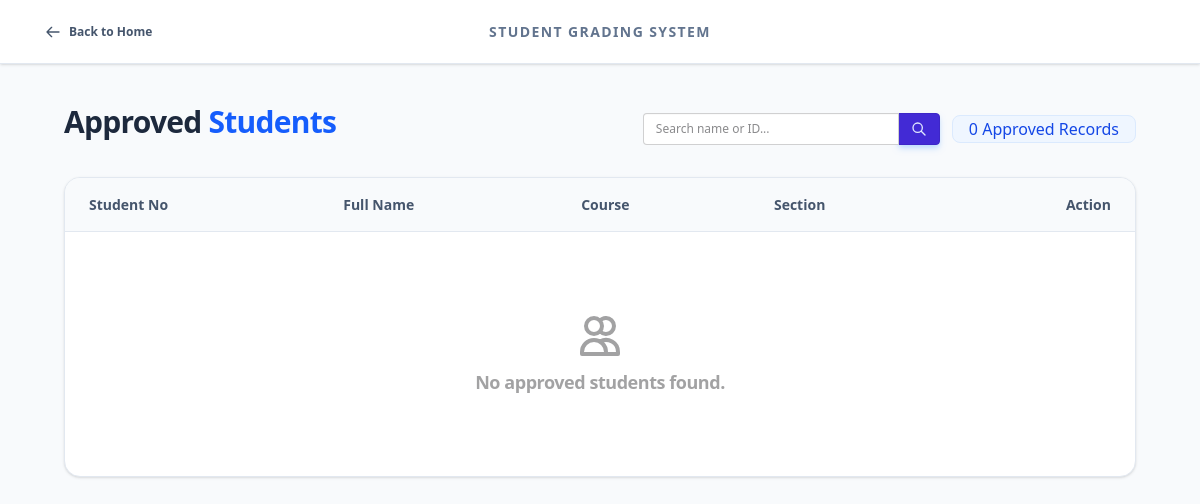
The page /public/registrar/search_students.php on the database as committed earlier.
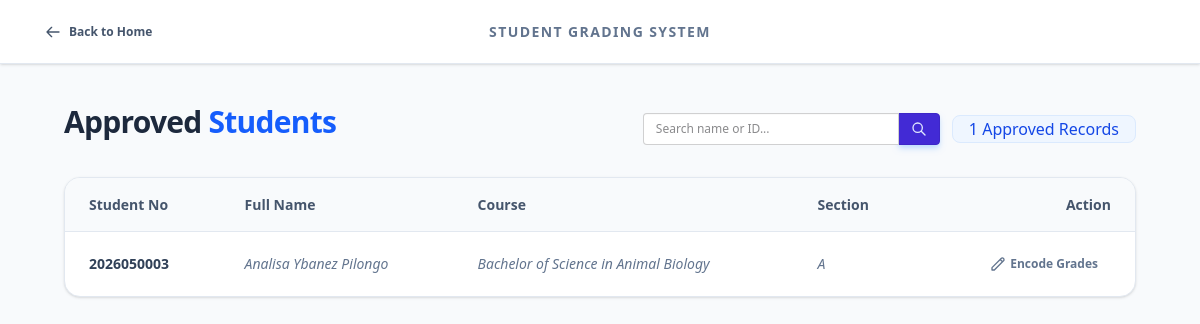
The same page on the database as committed later.
### tables this page shows
CREATE TABLE `enrollment` (
  `id` int(11) NOT NULL,
  `student_id` int(11) NOT NULL,
  `curriculum_id` int(11) NOT NULL,
  `section_id` int(11) NOT NULL,
  `year_level` varchar(20) NOT NULL,
  `semester` varchar(20) NOT NULL,
  `enrollment_status` enum('Pending','Approved','Rejected') DEFAULT 'Pending',
  `created_at` timestamp NOT NULL DEFAULT current_timestamp()
);

CREATE TABLE `students` (
  `id` int(11) NOT NULL,
  `user_id` int(11) NOT NULL,
  `student_no` varchar(50) DEFAULT NULL,
  `first_name` varchar(100) NOT NULL,
  `middle_name` varchar(100) DEFAULT NULL,
  `last_name` varchar(100) NOT NULL,
  `gender` enum('Male','Female','Other') DEFAULT NULL,
  `birthdate` date DEFAULT NULL,
  `contact_no` varchar(20) DEFAULT NULL,
  `address` text DEFAULT NULL,
  `department_id` int(11) DEFAULT NULL,
  `course_id` int(11) DEFAULT NULL,
  `current_year_level` enum('1st Year','2nd Year','3rd Year','4th Year') DEFAULT '1st Year',
  `current_semester` enum('1st Semester','2nd Semester','Summer') DEFAULT '1st Semester',
  `student_status` enum('Regular','Irregular','Graduated','Dropped','Transferred') DEFAULT 'Regular',
  `enrollment_status` enum('Pending','Approved','Rejected','Not Enrolled') DEFAULT 'Pending',
  `created_at` timestamp NOT NULL DEFAULT current_timestamp()
);

CREATE TABLE `courses` (
  `id` int(11) NOT NULL,
  `department_id` int(11) NOT NULL,
  `course_name` varchar(255) NOT NULL,
  `course_code` varchar(50) DEFAULT NULL,
  `created_at` timestamp NOT NULL DEFAULT current_timestamp()
);

CREATE TABLE `sections` (
  `id` int(11) NOT NULL,
  `course_id` int(11) NOT NULL,
  `section_name` varchar(50) NOT NULL,
  `year_level` varchar(20) NOT NULL,
  `semester` varchar(20) NOT NULL,
  `created_at` timestamp NOT NULL DEFAULT current_timestamp()
);

### classes/registrar.php (called while the page is built, shortened)
<?php
class registrar extends Dbh
{
    public function searchApprovedStudents($search = '')
    {
        $conn = $this->connect();
        $sql = "SELECT
                enrollment.id AS enrollment_id,
                enrollment.student_id,
                enrollment.section_id,
                students.student_no,
                students.first_name,
                students.middle_name,
                students.last_name,
                sections.section_name,
                courses.course_name
            FROM enrollment
            INNER JOIN students
                ON enrollment.student_id = students.id
            INNER JOIN sections
                ON enrollment.section_id = sections.id
            INNER JOIN curriculum
                ON enrollment.curriculum_id = curriculum.id
            INNER JOIN courses
                ON curriculum.course_id = courses.id
            WHERE enrollment.enrollment_status = 'Approved'";
        $sql .= " ORDER BY enrollment.id DESC";
        $stmt = $conn->prepare($sql);
        $stmt->execute();
        $result = $stmt->get_result();
        return $result->num_rows > 0
            ? $result->fetch_all(MYSQLI_ASSOC)
            : [];
    }
}
?>

### public/registrar/search_students.php (the view, shortened to what the changed rows need)
<?php session_start();
include('header.php'); ?>
<?php
include('../../classes/registrar.php');
$data = new registrar();
$search = isset($_GET['search']) ? trim($_GET['search']) : '';
$students = $data->searchApprovedStudents($search);
?>
<div class="min-h-screen bg-slate-50">
    <div class="navbar bg-base-100 shadow-sm border-b border-slate-200 px-4 md:px-8 sticky top-0 z-30">
        <div class="flex-none hidden lg:block">
            <h1 class="text-sm font-semibold uppercase tracking-widest text-slate-500">Student Grading System</h1>
        </div>
    </div>
    <div class="max-w-6xl mx-auto p-6 md:p-10">
        <div class="flex flex-col md:flex-row items-baseline justify-between mb-8 gap-4">
            <div>
                <h2 class="text-3xl font-extrabold text-slate-800 tracking-tight">
                    Approved <span class="text-blue-600">Students</span>
                </h2>
            </div>
            <div class="flex flex-col sm:flex-row items-center gap-3 w-full md:w-auto">
                <form method="GET" class="join w-full sm:w-auto">
                    <input type="text" name="search" placeholder="Search name or ID..."
                        value="<?php echo htmlspecialchars($search); ?>"
                        class="input input-bordered input-sm join-item w-full sm:w-64 bg-white focus:bg-white focus:ring-2 focus:ring-blue-100" />
                    <button type="submit" class="btn btn-primary btn-sm join-item shadow-md shadow-blue-200">
                    </button>
                </form>
                <div
                    class="badge badge-lg bg-blue-50 text-blue-700 border-blue-100 font-medium px-4 py-3 whitespace-nowrap">
                    <?php echo count($students); ?> Approved Records
                </div>
            </div>
        </div>
        <div class="bg-white rounded-2xl border border-slate-200 shadow-sm overflow-hidden">
            <div class="overflow-x-auto">
                <table class="table w-full border-separate border-spacing-0">
                    <thead class="bg-slate-50">
                        <tr>
                            <th class="py-4 px-6 text-slate-600 font-bold border-b border-slate-200">Student No</th>
                            <th class="py-4 px-6 text-slate-600 font-bold border-b border-slate-200">Full Name</th>
                            <th class="py-4 px-6 text-slate-600 font-bold border-b border-slate-200">Course</th>
                            <th class="py-4 px-6 text-slate-600 font-bold border-b border-slate-200">Section</th>
                            <th class="py-4 px-6 text-slate-600 font-bold border-b border-slate-200 text-right">Action
                            </th>
                        </tr>
                    </thead>
                    <tbody class="divide-y divide-slate-100">
                        <?php if (empty($students)) { ?>
                        <tr>
                            <td colspan="5" class="text-center py-20">
                                <div class="flex flex-col items-center opacity-40">
                                    <svg xmlns="http://www.w3.org/2000/svg" class="h-12 w-12 mb-2" fill="none"
                                        viewBox="0 0 24 24" stroke="currentColor">
                                        <path stroke-linecap="round" stroke-linejoin="round" stroke-width="2"
                                            d="M12 4.354a4 4 0 110 5.292M15 21H3v-1a6 6 0 0112 0v1zm0 0h6v-1a6 6 0 00-9-5.197M13 7a4 4 0 11-8 0 4 4 0 018 0z" />
                                    </svg>
                                    <span class="text-lg font-semibold tracking-tight">No approved students
                                        found.</span>
                                </div>
                            </td>
                        </tr>
                        <?php } else { ?>
                        <?php foreach ($students as $s) { ?>
                        <tr class="hover:bg-blue-50/50 transition-all duration-200 group">
                            <td class="py-4 px-6">
                                <span class="font-bold text-slate-700 group-hover:text-blue-700 transition-colors">
                                    <?php echo htmlspecialchars($s['student_no']); ?>
                                </span>
                            </td>
                            <td class="py-4 px-6 text-slate-500 font-medium italic">
                                <?php echo htmlspecialchars($s['first_name'] . ' ' . $s['middle_name'] . ' ' . $s['last_name']); ?>
                            </td>
                            <td class="py-4 px-6 text-slate-500 font-medium italic">
                                <?php echo htmlspecialchars($s['course_name']); ?>
                            </td>
                            <td class="py-4 px-6 text-slate-500 font-medium italic">
                                <?php echo htmlspecialchars($s['section_name']); ?>
                            </td>
                            <td class="py-4 px-6 text-right">
                                <div class="flex justify-end">
                                    <a href="grade_page.php?enrollment_id=<?php echo $s['enrollment_id']; ?>&student_id=<?php echo $s['student_id']; ?>&section_id=<?php echo $s['section_id']; ?>"
                                        class="btn btn-sm btn-ghost hover:bg-white hover:text-blue-600 hover:shadow-sm text-slate-500 border border-transparent hover:border-blue-200 gap-1">
                                        <svg xmlns="http://www.w3.org/2000/svg" class="h-4 w-4" fill="none"
                                            viewBox="0 0 24 24" stroke="currentColor">
                                            <path stroke-linecap="round" stroke-linejoin="round" stroke-width="2"
                                                d="M15.232 5.232l3.536 3.536m-2.036-5.036a2.5 2.5 0 113.536 3.536L6.5 21.036H3v-3.572L16.732 3.732z" />
                                        </svg>
                                        Encode Grades
                                    </a>
                                </div>
                            </td>
                        </tr>
                        <?php } ?>
                        <?php } ?>
                    </tbody>
                </table>
            </div>
        </div>
    </div>
</div>
<?php include('includes/exPassersFooter.php'); ?>

Rows that differ between the two databases and show on the page:
added enrollment: student.student_no "2026050003", student.last_name "Analisa Ybanez Pilongo", courses.course_name "Bachelor of Science in Animal Biology", section.section_name "A"
Other text that changed with them:
count($students): "0" → "1"
text no longer shown: "No approved students found."
